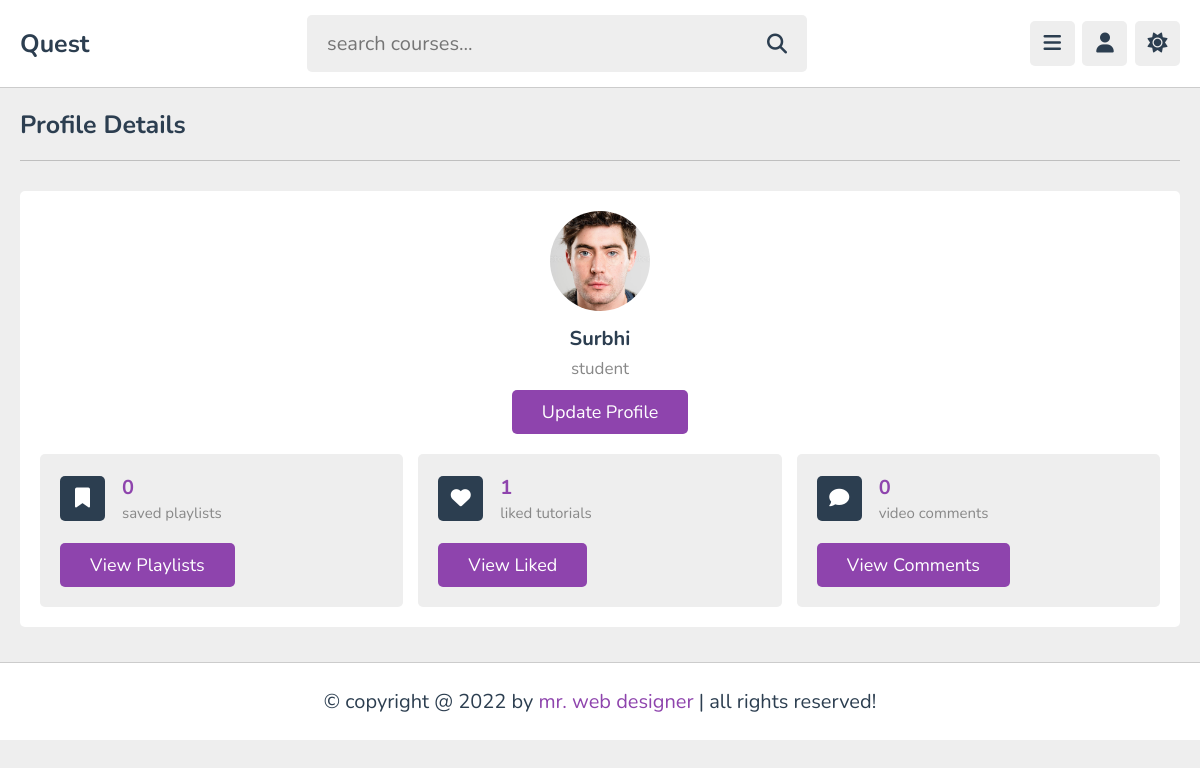
The page /profile.php (signed in) on the database its author committed.
### tables this page shows
CREATE TABLE `users` (
  `id` varchar(20) NOT NULL,
  `name` varchar(50) NOT NULL,
  `email` varchar(50) NOT NULL,
  `password` varchar(50) NOT NULL,
  `image` varchar(100) NOT NULL
);

### profile.php (the view, shortened to what this page needs)
<?php
include 'components/connect.php';
if(isset($_COOKIE['user_id'])){
   $user_id = $_COOKIE['user_id'];
}else{
   $user_id = '';
   header('location:login.php');
}
$select_likes = $conn->prepare("SELECT * FROM `likes` WHERE user_id = ?");
$select_likes->execute([$user_id]);
$total_likes = $select_likes->rowCount();
$select_comments = $conn->prepare("SELECT * FROM `comments` WHERE user_id = ?");
$select_comments->execute([$user_id]);
$total_comments = $select_comments->rowCount();
$select_bookmark = $conn->prepare("SELECT * FROM `bookmark` WHERE user_id = ?");
$select_bookmark->execute([$user_id]);
$total_bookmarked = $select_bookmark->rowCount();
?>
<!DOCTYPE html>
<html lang="en">
<head>
   <link rel="stylesheet" href="https://cdnjs.cloudflare.com/ajax/libs/font-awesome/6.2.0/css/all.min.css">
   <link rel="stylesheet" href="css/style.css">
</head>
<body>
<?php include 'components/user_header.php'; ?>
<section class="profile">
   <h1 class="heading">profile details</h1>
   <div class="details">
      <div class="user">
         <img src="uploaded_files/<?= $fetch_profile['image']; ?>" alt="">
         <h3><?= $fetch_profile['name']; ?></h3>
         <p>student</p>
         <a href="update.php" class="inline-btn">update profile</a>
      </div>
      <div class="box-container">
         <div class="box">
            <div class="flex">
               <i class="fas fa-bookmark"></i>
               <div>
                  <h3><?= $total_bookmarked; ?></h3>
                  <span>saved playlists</span>
               </div>
            </div>
            <a href="#" class="inline-btn">view playlists</a>
         </div>
         <div class="box">
            <div class="flex">
               <i class="fas fa-heart"></i>
               <div>
                  <h3><?= $total_likes; ?></h3>
                  <span>liked tutorials</span>
               </div>
            </div>
            <a href="#" class="inline-btn">view liked</a>
         </div>
         <div class="box">
            <div class="flex">
               <i class="fas fa-comment"></i>
               <div>
                  <h3><?= $total_comments; ?></h3>
                  <span>video comments</span>
               </div>
            </div>
            <a href="#" class="inline-btn">view comments</a>
         </div>
      </div>
   </div>
</section>
<footer class="footer">
   &copy; copyright @ 2022 by <span>mr. web designer</span> | all rights reserved!
</footer>
</body>
</html>

### css/style.css (style rules this page uses)
:root { --main-color:#8e44ad; --red:#e74c3c; --oragen:#f39c12; --white:#fff; --black:#2c3e50; --light-color:#888; --light-bg:#eee; --border:.1rem solid rgba(0,0,0,.2); }
* { font-family: 'Nunito', sans-serif; margin: 0; padding: 0; box-sizing: border-box; outline: none; border: none; text-decoration: none; }
html { font-size: 62.5%; overflow-x: hidden; }
body { background-color: var(--light-bg); padding-left: 30rem; }
section { padding:2rem; max-width: 1200px; margin: 0 auto; }
.btn, .option-btn, .delete-btn, .inline-btn, .inline-option-btn, .inline-delete-btn { border-radius: .5rem; padding: 1rem 3rem; font-size: 1.8rem; color: #fff; margin-top: 1rem; text-transform: capitalize; cursor: pointer; text-align: center; }
.inline-btn, .inline-option-btn, .inline-delete-btn { display: inline-block; }
.btn, .inline-btn { background-color: var(--main-color); }
.heading { padding-bottom: 1.8rem; border-bottom: var(--border); font-size: 2.5rem; color: var(--black); text-transform: capitalize; margin-bottom: 3rem; }
.profile .details { background-color: var(--white); border-radius: .5rem; padding: 2rem; }
.profile .details .user { text-align: center; margin-bottom: 2rem; }
.profile .details .user img { height: 10rem; width: 10rem; border-radius: 50%; object-fit: cover; margin-bottom: .5rem; }
.profile .details .user h3 { font-size: 2rem; margin: .5rem 0; color: var(--black); }
.profile .details .user p { font-size: 1.7rem; color: var(--light-color); }
.profile .details .box-container { display: flex; flex-wrap: wrap; align-items: flex-end; gap: 1.5rem; }
.profile .details .box-container .box { background-color: var(--light-bg); border-radius: .5rem; padding: 2rem; flex: 1 1 30rem; }
.profile .details .box-container .box .flex { display: flex; align-items: center; gap: 1.7rem; margin-bottom: 1rem; }
.profile .details .box-container .box .flex i { height: 4.5rem; width: 4.5rem; border-radius: .5rem; background-color: var(--black); line-height: 4.4rem; font-size: 2rem; color: var(--white); text-align: center; }
.profile .details .box-container .box .flex h3 { font-size: 2rem; color: var(--main-color); margin-bottom: .2rem; }
.profile .details .box-container .box .flex span { font-size: 1.5rem; color: var(--light-color); }
.footer { position: sticky; bottom: 0; right: 0; left: 0; background-color: var(--white); border-top: var(--border); padding:2.5rem 2rem; text-align: center; color: var(--black); font-size: 2rem; margin-top: 1.5rem; z-index: 1000; }
.footer span { color: var(--main-color); }
@media (max-width:1200px) { body { padding-left: 0; } }

### rows shown on the page
users: image (picture), name "Surbhi"

### other values the page prints
$total_bookmarked "0"
$total_likes "1"
$total_comments "0"
